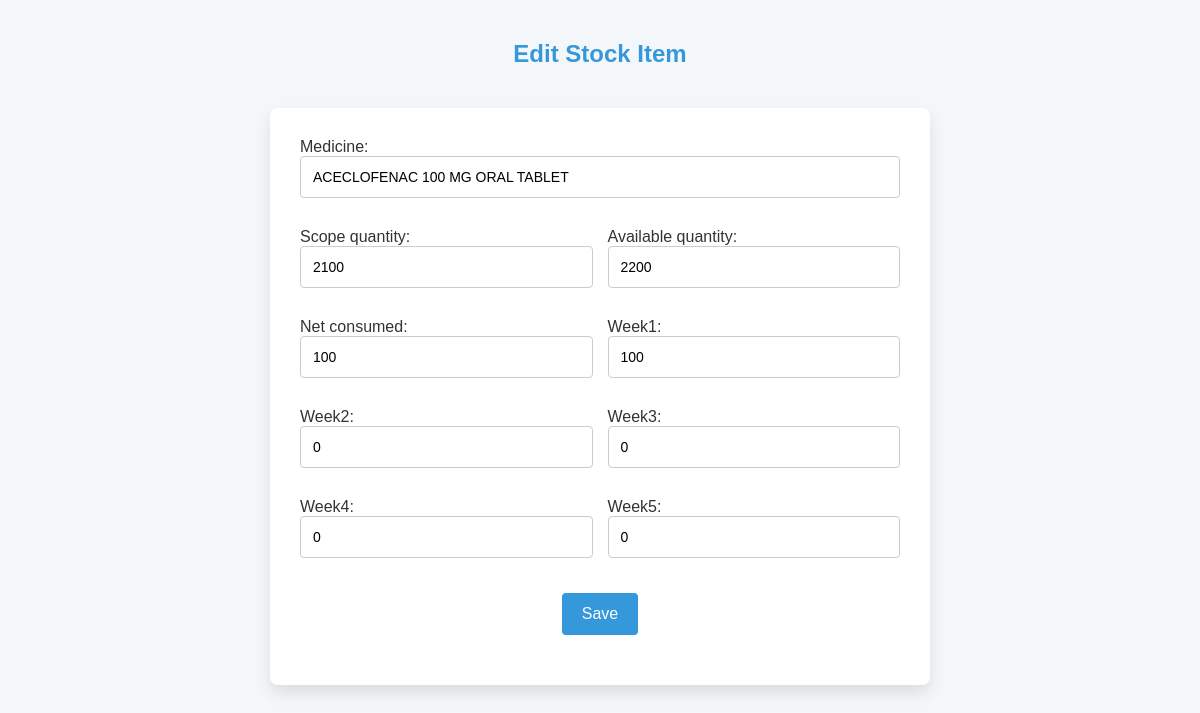
Page /edit/1/ on the committed database.
### stock_app/models.py (models this page shows, shortened)
class StockItem(models.Model):
    id = models.AutoField(primary_key=True)
    medicine  = models.CharField(max_length=100) #Medicine
    scope_quantity  = models.IntegerField() #SCOPE QUANTITY
    available_quantity  = models.IntegerField() #Avalaible Quantity
    net_consumed  = models.IntegerField() #NET CONSUMED
    week1 = models.IntegerField(default=0)
    week2 = models.IntegerField(default=0)
    week3 = models.IntegerField(default=0)
    week4 = models.IntegerField(default=0)
    week5 = models.IntegerField(default=0)
    total = models.IntegerField(default=0, editable=False)

### stock_app/views.py (the view)
# urls.py: path('edit/<int:pk>/', StockUpdateView.as_view(), name='stock-edit'),
class StockUpdateView(UpdateView):
    model = StockItem
    fields = ['medicine', 'scope_quantity', 'available_quantity', 'net_consumed', 'week1', 'week2', 'week3', 'week4', 'week5']
    template_name = 'stock_form.html'
    success_url = reverse_lazy('stock-list')

### templates/stock_form.html (shortened to what this page needs)
<!DOCTYPE html>
<html>
<head>
    {% load static %}
    <link rel="stylesheet" href="{% static 'css/stock_form.css' %}">
</head>
<body>
    <h2>{% if form.instance.pk %}Edit{% else %}Add{% endif %} Stock Item</h2>
    <form method="post">
        <div class="form-group">
            {% for field in form %}
                <div>
                    {{ field.label_tag }} {{ field }}
                </div>
            {% endfor %}
        </div>
        <button type="submit">Save</button>
    </form>
</body>
</html>

### static/css/stock_form.css (style rules this page uses)
body { font-family: 'Arial', sans-serif; background-color: #f4f7fa; margin: 0; padding: 0; color: #333; }
h2 { text-align: center; color: #3498db; font-size: 24px; margin-top: 40px; }
form { width: 50%; margin: 40px auto; background-color: #fff; padding: 30px; border-radius: 8px; box-shadow: 0 8px 16px rgba(0, 0, 0, 0.1); }
button[type="submit"] { display: block; margin: 20px auto; padding: 12px 20px; background-color: #3498db; color: white; border: none; border-radius: 4px; cursor: pointer; font-size: 16px; margin-top: 20px; transition: background-color 0.3s ease; }
input, select, textarea { font-size: 14px; width: 100%; padding: 12px; margin-bottom: 15px; border-radius: 4px; border: 1px solid #ccc; box-sizing: border-box; transition: border 0.3s ease; }
.form-group { display: flex; flex-wrap: wrap; gap: 15px; }
.form-group > div:first-child { flex: 100%; margin-right: 0; }
.form-group > div { flex:1 1 calc(50% - 15px); }
.form-group > div input, .form-group > div select, .form-group > div textarea { width: 100%; }

### rows in the picture
StockItem: form "ACECLOFENAC 100 MG ORAL TABLET" "2100" "2200" "100" "100" "0" "0" "0" "0"

### other values in the picture
{{ field.label_tag }} "Medicine:" "Scope quantity:" "Available quantity:" "Net consumed:" "Week1:" "Week2:" "Week3:" "Week4:" "Week5:"
